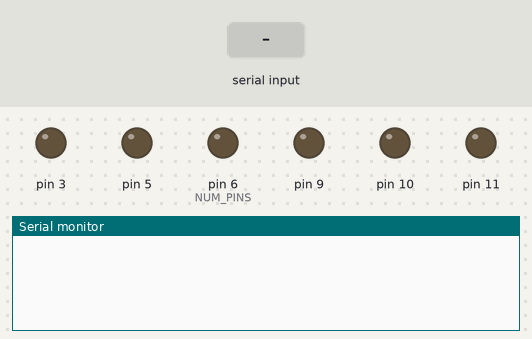
A sketch run on a simulated Arduino Uno, built with avr-gcc and run on an emulated ATmega328P. Parts: output pins drawn as LEDs (lit = HIGH), the last lines printed to the serial monitor. The inputs (shaded band) are chosen by the test bench.

Above: at 1.2 s.
1.3 s: "A\n" received over Serial
At 2.2 s:
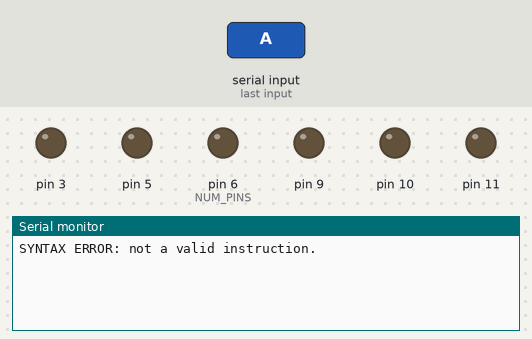
2.8 s: "S90\n" received over Serial
At 3.4 s:
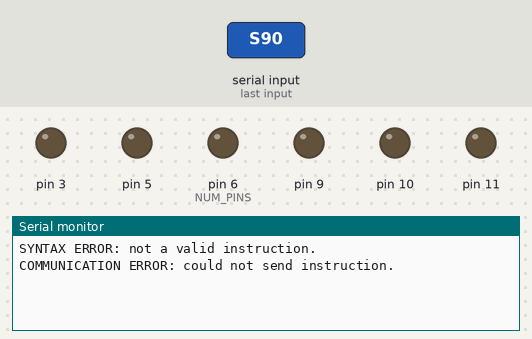

The sketch:

wirclient.ino
```cpp
#include"comm.h"
#include"debug.h"

void setup() {
  Serial.begin(9600);
}

void loop() {
  handleInput();
}

void handleInput(){
  static char buffer[PAYLOAD_SIZE];
  static int index;

  while(Serial.available()){
    char symbol = Serial.read();
    if(symbol == '\n'){
      buffer[index] = '\0';

      if(isValidInstruction(buffer)){
        if(true){
          Serial.println("COMMUNICATION ERROR: could not send instruction.");
        }
      }

      else {
        Serial.println("SYNTAX ERROR: not a valid instruction.");
      }

      index = 0;
    }

    else if(index < PAYLOAD_SIZE - 1){ //- 1 want laatste plaats in buffer is voor newline
      if(symbol != ' ' && symbol != '\t'){
        buffer[index++] = symbol;
      }
    }

    else {
      Serial.println("SYNTAX ERROR: instruction too long.");
      index = 0;
    }
  }
}

bool isValidInstruction(char *instruction){
  if(containsChar("RPS", *instruction) ||
     isValidDebugInstruction(instruction) ||
     isValidMotorInstruction(instruction)){
    return true;
  }
  else {
    return false;
  }
}

bool isValidDebugInstruction(char *instruction){
  if(*instruction == 'D'){
    while(*++instruction){
      if(!containsChar("STAM", *instruction)){
        return false;
      }
    }
    return true;
  }
  else {
    return false;
  }
}

//GETEST
bool containsChar(char *string, char character){
  if(!(*string)){ //if string is empty
    return false;
  }

  else {
    return (*string == character || containsChar(string + 1, character));
  }
}

bool isValidMotorInstruction(char *instruction){
  if(*instruction == 'M' && *(instruction + 1) - '0' >= 0 && *(instruction + 1) - '0' <= 2){
    instruction += 2;

    if(containsChar("SP", *instruction)){
      int value = atoi(instruction + 1);

      if(*instruction == 'S'){
        return value < 255 && value > -255;
      }

      else if(*instruction == 'P'){
        return value <= 100 && value >= 0;
      }
    }

    else {
      return false;
    }
  }

  else {
    return false;
  }
}
```

comm.cpp
```cpp
#include"comm.h"
#include <RF24_config.h>
#include <RF24.h>
#include <nRF24L01.h>

#define CE 9
#define CSN 10

RF24 rf(CE, CSN);

//GETEST
void startComm(){
  uint8_t addresses[][6] = { "RNode", "CNode" };

  rf.begin();
  rf.openReadingPipe(1, addresses[0]);
  rf.openWritingPipe(addresses[1]);
  rf.startListening();
}

//GETEST
void send(const void *msg, uint8_t size){
  rf.stopListening();
  rf.write(msg, size);
  rf.startListening();
}

//GETEST
bool read(void *buffer, uint8_t size) {
	if (rf.available()) {
	  rf.read(buffer, size);
	  return true;
	}

	return false;
}
```

comm.h
```cpp
#ifndef COMM_H
#define COMM_H

#include<stdint.h>

#define PAYLOAD_SIZE 11

void startComm();
void send(const void*, uint8_t);
bool read(void*, uint8_t);

#endif
```

debug.cpp
```cpp
#include"debug.h"
#include"motor.h" //motoren
#include"main.h" //state van robot
#include"comm.h" //opsturen debug bericht

static int debugMask;
void sendMotorInfo();
void sendDistanceInfo();
void sendStateInfo();
void sendSensorsInfo();

void setDebugMask(int mask){
  debugMask = mask;
}

//GETEST
void debug(){
  if(debugMask & DEBUG_MOTOR){
    sendMotorInfo();
  }

  if(debugMask & DEBUG_DISTANCE){
    sendDistanceInfo();
  }

  if(debugMask & DEBUG_STATE){
    sendStateInfo();
  }

  if(debugMask & DEBUG_SENSORS){
    sendSensorsInfo();
  }
}

void sendDebugMessage(Debug_Message message){
  send(&message, sizeof message);
}

//GETEST
void sendMotorInfo(){
  Debug_Message motorMessage = { DEBUG_MOTOR };
  Debug_Body body;
  Motor motors[] = {
    mainMotor,
    emmerMotor,
    pompMotor
  };

  for(int i = 0; i < 3; ++i){
    body.motorInfo = { (uint8_t)i, motors[i].GetSpeed(), motors[i].GetPower() };
    motorMessage.body = body;

    sendDebugMessage(motorMessage);
  }
}

//GETEST
void sendDistanceInfo(){
  Debug_Message distanceMessage = { DEBUG_DISTANCE };
  Debug_Body body;

  body.distanceInfo = { ultraEAvrg.value, ultraPAvrg.value  };
  distanceMessage.body = body;

  sendDebugMessage(distanceMessage);
}

//GETEST
void sendStateInfo(){
  Debug_Message stateMessage = { DEBUG_STATE };
  Debug_Body body;

  body.stateInfo = { getState() };
  stateMessage.body = body;

  sendDebugMessage(stateMessage);
}

//GETEST
void sendSensorsInfo(){
  Debug_Message sensorsMessage = { DEBUG_SENSORS };
  Debug_Body body;

  body.sensorsInfo = { getSensorMask() };
  sensorsMessage.body = body;

  sendDebugMessage(sensorsMessage);
}
```

debug.h
```cpp
#ifndef DEBUG_H
#define DEBUG

#include<stdint.h>
#include"states.h"
#include"sensors.h"

#define DEBUG_MOTOR 0x01
#define DEBUG_DISTANCE 0x02
#define DEBUG_STATE 0x04
#define DEBUG_SENSORS 0x08

void setDebugMask(int);
void debug();

typedef struct {
  uint8_t id;
  int speed;
  unsigned int power;
} Motor_Info;

typedef struct {
  double emmerDistance;
  double pompDistance;
} Distance_Info;

typedef struct {
  State state;
} State_Info;

typedef struct {
  int sensorMask;
} Sensors_Info;

typedef union {
  Motor_Info motorInfo;
  Distance_Info distanceInfo;
  State_Info stateInfo;
  Sensors_Info sensorsInfo;
} Debug_Body;

typedef struct {
  uint8_t type;
  Debug_Body body;
} Debug_Message;

#endif
```

expoavrg.cpp
```cpp
#include"expoavrg.h"

ExpoAvrg::ExpoAvrg(double initVal, int size) : value(initVal), size(size){}

void ExpoAvrg::Update(double newValue){
  double smoothingFactor = 2.0 / (size + 1.0);
  value = (newValue * smoothingFactor) + (value * (1 - smoothingFactor));
}
```

expoavrg.h
```cpp
#ifndef EXPO_AVRG_H
#define EXPO_AVRG_H

#define AVRGSIZE 33

struct ExpoAvrg {
  double value;
  int size;
  void Update(double);
  ExpoAvrg(double initVal, int size);
};

#endif
```

main.h
```cpp
#ifndef MAIN_H
#define MAIN_H

#include"states.h"

void pause();
void run();
void stop();
State getState();

#endif
```

motor.cpp
```cpp
#include"motor.h"
#include<Arduino.h>

Motor mainMotor(3, 5);
Motor emmerMotor(6, 9);
Motor pompMotor(10, 11);

Motor::Motor(int fPin, int bPin) : forwardPin(fPin), backwardPin(bPin) {
  pinMode(fPin, OUTPUT);
  pinMode(bPin, OUTPUT);
  this->power=100;
}

//tussen -255 (achteruit, richting vuur) en 255 (vooruit richting bassin)
void Motor::SetSpeed(int newSpeed){
  speed = newSpeed;
  outputToMotor();
}

int Motor::GetSpeed() {
  return speed;
}

void Motor::SetPower(unsigned int newPower) {
	power = newPower % 101;
  outputToMotor();
}

unsigned int Motor::GetPower() {
	return power;
}

void Motor::outputToMotor(){
  int outSpeed = mapSpeed();

  if(outSpeed < 0) {
    analogWrite(backwardPin, outSpeed);
    analogWrite(forwardPin, 0);
  }
  else {
    analogWrite(backwardPin, 0);
    analogWrite(forwardPin, outSpeed);
  }
}

int Motor::mapSpeed(){
  return (speed * power) / 100;
}
```

motor.h
```cpp
#ifndef MOTOR_H
#define MOTOR_H

class Motor {
 private:
  int forwardPin;
  int backwardPin;
  int speed;
  unsigned int power; //power between 0 and 100
  void outputToMotor();
  int mapSpeed();

 public:
  Motor(int, int);
  void SetSpeed(int);
  int GetSpeed();
  void SetPower(unsigned int);
  unsigned int GetPower();
};

extern Motor mainMotor;
extern Motor emmerMotor;
extern Motor pompMotor;

#endif
```

parser.cpp
```cpp
#include"parser.h"
#include"main.h"
#include"motor.h"
#include"stdlib.h"
#include"debug.h"

void parseMotorCommand(uint8_t*);
void selectMotor(uint8_t*, Motor*);
void parseDebugCommand(uint8_t*);

//GETEST
void parse(uint8_t *buffer){
  switch(*buffer){

  case 'P':
    pause();
    break;

  case 'S':
    stop();
    break;

  case 'R':
    run();
    break;

  case 'M':
    parseMotorCommand(buffer);
    break;

  case 'D':
    parseDebugCommand(buffer);
    break;
  }
}

//GETEST
void parseDebugCommand(uint8_t *buffer){
  int debugMask = 0;

  while(*++buffer){
    switch(*buffer){
    case 'M':
      debugMask |= DEBUG_MOTOR;
      break;

    case 'A':
      debugMask |= DEBUG_DISTANCE;
      break;

    case 'T':
      debugMask |= DEBUG_STATE;
      break;

    case 'S':
      debugMask |= DEBUG_SENSORS;
      break;
    }
  }

  setDebugMask(debugMask);
}

void parseMotorCommand(uint8_t *buffer){
  Motor *motor = NULL;
  int value;

  selectMotor(buffer, motor);
  value = atoi(buffer + 3);

  switch(*(buffer + 2)){
  case 'S':
    motor->SetSpeed(value);

  case 'P':
    motor->SetPower((unsigned int)value);
  }
}

void selectMotor(uint8_t *buffer, Motor *motor){
  switch(*(buffer + 1)){
  case '0':
    motor = &mainMotor;
    break;

  case '1':
    motor = &emmerMotor;
    break;

  case '2':
    motor = &emmerMotor;
    break;
  }
}
```

parser.h
```cpp
#ifndef PARSER_H
#define PARSER_H

#include<stdint.h>

void parse(uint8_t*);

#endif
```

sensors.cpp
```cpp
#include<Arduino.h>
#include<NewPing.h>
#include"sensors.h"
#include"expoavrg.h"

#define ULTRA_E_TRIGGER 2 //Ultrasone afstandssensor emmer zijde
#define ULTRA_E_ECHO 1
#define ULTRA_P_TRIGGER 7 //Ultrasone afstandssensor pomp zijde
#define ULTRA_P_ECHO 4

#define MAXDISTANCE 900
#define NUM_PINS 6

ExpoAvrg ultraPAvrg(0, AVRGSIZE);
ExpoAvrg ultraEAvrg(0, AVRGSIZE);

int sensorPins[NUM_PINS] = {
  0, //eindeloop emmer zijde
  0, //eindeloop pomp zije
  0, //pomp sensor die checkt of emmer vol is
  0, //pomp sensor die checkt of pomp laag hangt
  0, //emmer sensor bovenaan
  0, //emmer sensor onderaan
};

void initSensorPins(){
  for(int i = 0; i < NUM_PINS; ++i){
    pinMode(i, INPUT);
  }

  pinMode(ULTRA_E_TRIGGER, OUTPUT);
  pinMode(ULTRA_E_ECHO, INPUT);
  pinMode(ULTRA_P_TRIGGER, OUTPUT);
  pinMode(ULTRA_P_ECHO, INPUT);
}

int getSensorMask(){
  int mask = 0;

  for(int i = 0; i < NUM_PINS; ++i){
    if(digitalRead(sensorPins[i])){
      mask |= 0x01 << i;
    }
  }

  return mask;
}

void measureDistances(){
  static NewPing ultraPSensor(ULTRA_P_TRIGGER, ULTRA_P_ECHO, MAXDISTANCE);
  static NewPing ultraESensor(ULTRA_E_TRIGGER, ULTRA_E_ECHO, MAXDISTANCE);

  unsigned int pompDistance = ultraPSensor.ping();
  unsigned int emmerDistance = ultraESensor.ping();

  ultraPAvrg.Update((double) pompDistance);
  ultraEAvrg.Update((double) emmerDistance);
}
```

sensors.h
```cpp
#ifndef SENSORS_H
#define SENSORS_H

#include"expoavrg.h"

#define ELOOPEMMER 0x01
#define ELOOPPOMP 0x02
#define POMP1 0x04
#define POMP2 0x08
#define EMMER1 0x10
#define EMMER2 0x20

void initSensorPins();
int getSensorMask(); //returns a mask indicating which sensors are
void measureDistances();

extern ExpoAvrg ultraPAvrg;
extern ExpoAvrg ultraEAvrg;

#endif
```

driving.cpp
```cpp
#include"../sensors.h"
#include"../motor.h"

void drive(bool forward){
}

void stopDriving(){
  mainMotor.SetSpeed(0);
}
```

driving.h
```cpp
#ifndef DRIVING_H
#define DRIVING_H

void drive(bool);
void stopDriving();

#endif
```

loweringbucket.cpp
```cpp
#include"../motor.h"

void lowerBucket(){

}

void stopLowerBucket(){
  emmerMotor.SetSpeed(0);
}
```

loweringbucket.h
```cpp
#ifndef LOWERINGBUCKET_H
#define LOWERINGBUCKET_H

void lowerBucket();
void stopLowerBucket();

#endif
```

loweringpump.cpp
```cpp
#include"../motor.h"

void lowerPump(){
  pompMotor.SetSpeed(255);
}

void stopLowerPump(){
  pompMotor.SetSpeed(0);
}
```

loweringpump.h
```cpp
#ifndef LOWERINGPUMP_H
#define LOWERINGPUMP_H

void lowerPump();
void stopLowerPump();

#endif
```

raisingbucket.cpp
```cpp
#include"../motor.h"

void raiseBucket(){

}

void stopRaiseBucket(){
  emmerMotor.SetSpeed(0);
}
```

raisingbucket.h
```cpp
#ifndef RAISINGBUCKET_H
#define RAISINGBUCKET_H

void raiseBucket();
void stopRaiseBucket();

#endif
```

raisingpump.cpp
```cpp
#include"../motor.h"

void raisePump(){
  pompMotor.SetSpeed(-255);
}

void stopRaisePump(){
  pompMotor.SetSpeed(0);
}
```

raisingpump.h
```cpp
#ifndef RAISEPUMP_H
#define RAISEPUMP_H

void raisePump();
void stopRaisePump();

#endif
```

states.h
```cpp
#ifndef STATES_H
#define STATES_H

#include"src/driving.h"
#include"src/loweringbucket.h"
#include"src/loweringpump.h"
#include"src/raisingbucket.h"
#include"src/raisingpump.h"

typedef enum {
  Off,
  DrivingForward,
  LoweringPump,
  RaisingPump,
  DrivingBackwards,
  RaisingBucket,
  LoweringBucket
} State;

#endif
```

Measured:
- after the input at 1.3 s, the serial monitor: prints a new line at once (image 1)
- after the input at 2.8 s, the serial monitor: prints a new line at once (image 2)
